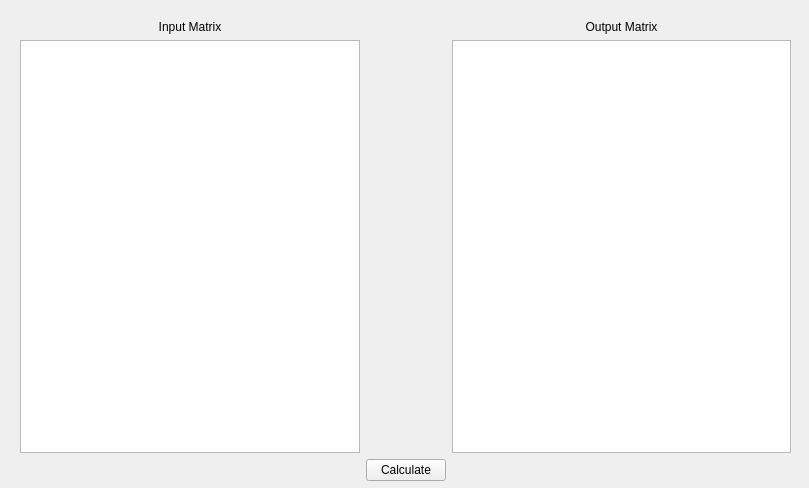
<?xml version="1.0" encoding="UTF-8"?>
<ui version="4.0">
 <class>MainWindow</class>
 <widget class="QMainWindow" name="MainWindow">
  <property name="geometry">
   <rect>
    <x>0</x>
    <y>0</y>
    <width>809</width>
    <height>488</height>
   </rect>
  </property>
  <property name="windowTitle">
   <string>Matrix</string>
  </property>
  <widget class="QWidget" name="centralwidget">
   <widget class="QWidget" name="gridLayoutWidget">
    <property name="geometry">
     <rect>
      <x>20</x>
      <y>20</y>
      <width>771</width>
      <height>461</height>
     </rect>
    </property>
    <layout class="QGridLayout" name="gridLayout" rowstretch="0,0,0,0" columnstretch="0,0,0">
     <item row="2" column="0">
      <widget class="QTextEdit" name="inputMatrix"/>
     </item>
     <item row="2" column="2">
      <widget class="QTextEdit" name="outputMatrix">
       <property name="enabled">
        <bool>true</bool>
       </property>
       <property name="readOnly">
        <bool>true</bool>
       </property>
      </widget>
     </item>
     <item row="3" column="1">
      <widget class="QPushButton" name="calcButton">
       <property name="text">
        <string>Calculate</string>
       </property>
      </widget>
     </item>
     <item row="0" column="0">
      <widget class="QLabel" name="label">
       <property name="text">
        <string>Input Matrix</string>
       </property>
       <property name="alignment">
        <set>Qt::AlignCenter</set>
       </property>
      </widget>
     </item>
     <item row="0" column="2">
      <widget class="QLabel" name="label_2">
       <property name="text">
        <string>Output Matrix</string>
       </property>
       <property name="alignment">
        <set>Qt::AlignCenter</set>
       </property>
      </widget>
     </item>
    </layout>
   </widget>
  </widget>
 </widget>
 <resources/>
 <connections/>
</ui>
